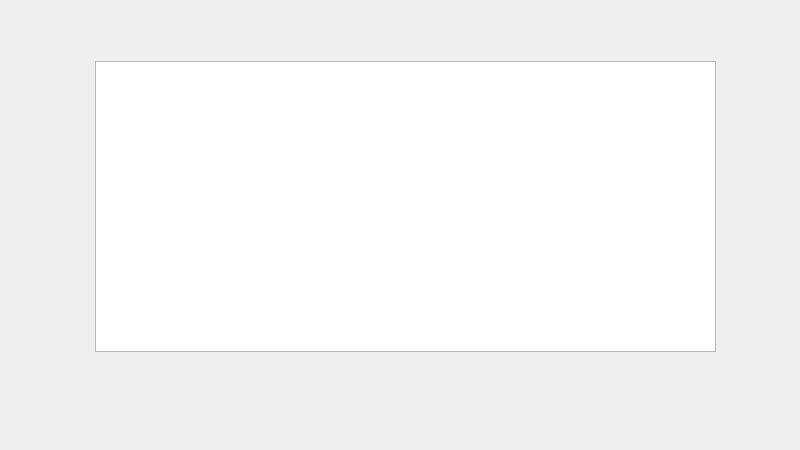
<?xml version="1.0" encoding="UTF-8"?>
<ui version="4.0">
 <class>Suv</class>
 <widget class="QDialog" name="Suv">
  <property name="geometry">
   <rect>
    <x>0</x>
    <y>0</y>
    <width>800</width>
    <height>450</height>
   </rect>
  </property>
  <property name="windowTitle">
   <string>Dialog</string>
  </property>
  <widget class="QTableView" name="suvTableView">
   <property name="geometry">
    <rect>
     <x>95</x>
     <y>61</y>
     <width>621</width>
     <height>291</height>
    </rect>
   </property>
  </widget>
 </widget>
 <resources/>
 <connections/>
</ui>
